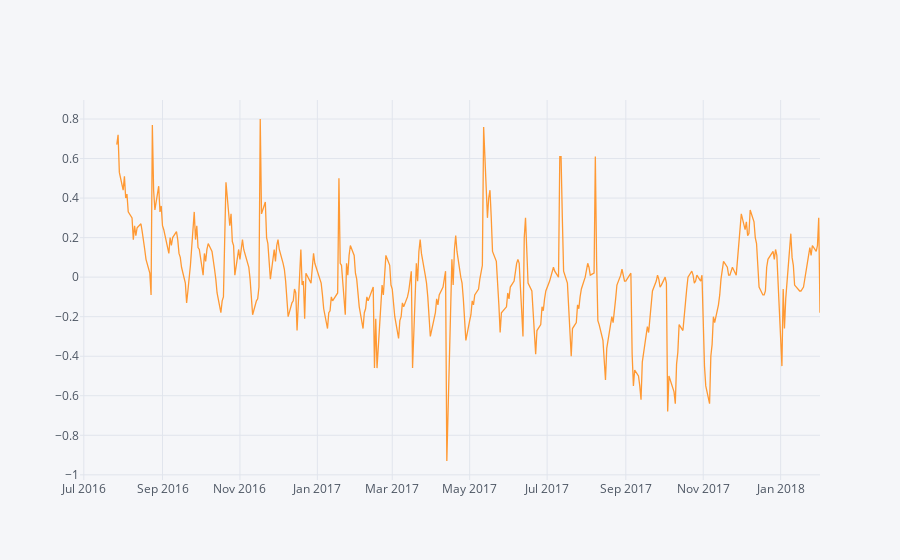

The notebook cell saved with this chart:
### Markdown cell above
***Chaikin Money Flow*** is an oscillator that measures buying and selling pressure over a set period of time.
At its most basic, money flow favors the bulls when CMF is positive and the bears when negative.
Chartists looking for quicker money flow shifts can look for bullish and bearish divergences.

### Code cell
data['chaikin_money_flow'].iplot()

### Figure 1 — Plotly figure (JSON) as saved in the notebook; plotly's stock layout.template omitted (floating-point values rounded to 4 significant figures; data arrays with more than 128 entries replaced by an {"elided": "..."} marker saying what was removed)
{"data": [{"line": {"color": "rgba(255, 153, 51, 1.0)", "dash": "solid", "width": 1.3}, "mode": "lines", "name": "chaikin_money_flow", "text": "", "type": "scatter", "x": {"elided": "403 str values"}, "y": {"elided": "403 mixed values"}}], "layout": {"legend": {"bgcolor": "#F5F6F9", "font": {"color": "#4D5663"}}, "paper_bgcolor": "#F5F6F9", "plot_bgcolor": "#F5F6F9", "titlefont": {"color": "#4D5663"}, "xaxis1": {"gridcolor": "#E1E5ED", "showgrid": true, "tickfont": {"color": "#4D5663"}, "title": "", "titlefont": {"color": "#4D5663"}, "zerolinecolor": "#E1E5ED"}, "yaxis1": {"gridcolor": "#E1E5ED", "showgrid": true, "tickfont": {"color": "#4D5663"}, "title": "", "titlefont": {"color": "#4D5663"}, "zerolinecolor": "#E1E5ED"}}}
